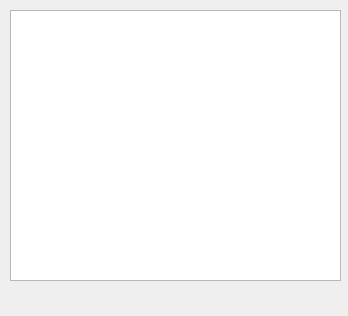
<?xml version="1.0" encoding="UTF-8"?>
<ui version="4.0">
 <class>Widget</class>
 <widget class="QWidget" name="Widget">
  <property name="geometry">
   <rect>
    <x>0</x>
    <y>0</y>
    <width>348</width>
    <height>316</height>
   </rect>
  </property>
  <property name="windowTitle">
   <string>Widget</string>
  </property>
  <widget class="QListWidget" name="listWidget">
   <property name="geometry">
    <rect>
     <x>10</x>
     <y>10</y>
     <width>331</width>
     <height>271</height>
    </rect>
   </property>
  </widget>
 </widget>
 <resources/>
 <connections/>
</ui>
